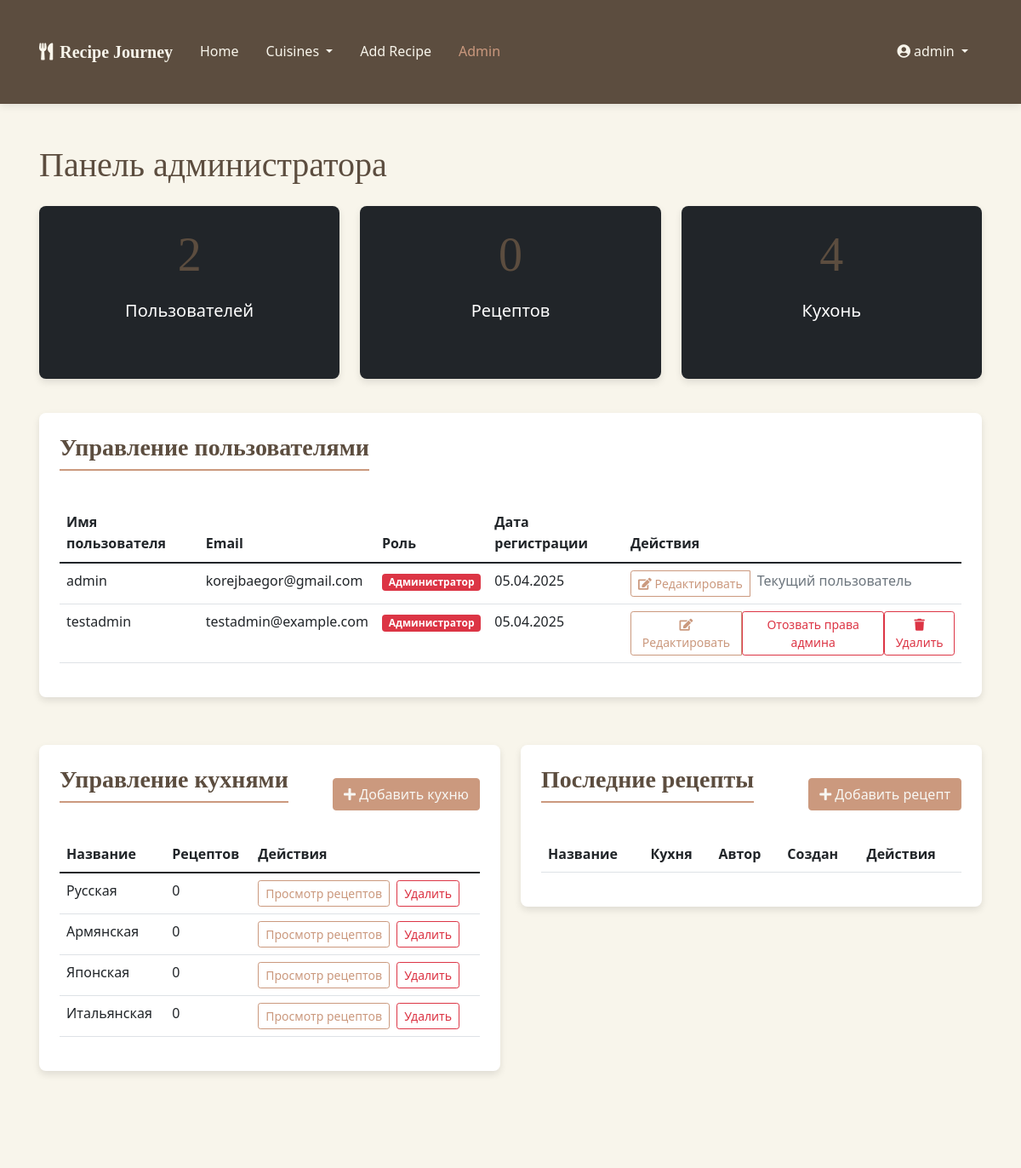
Page /admin (signed in, upper part) on the earlier database version.
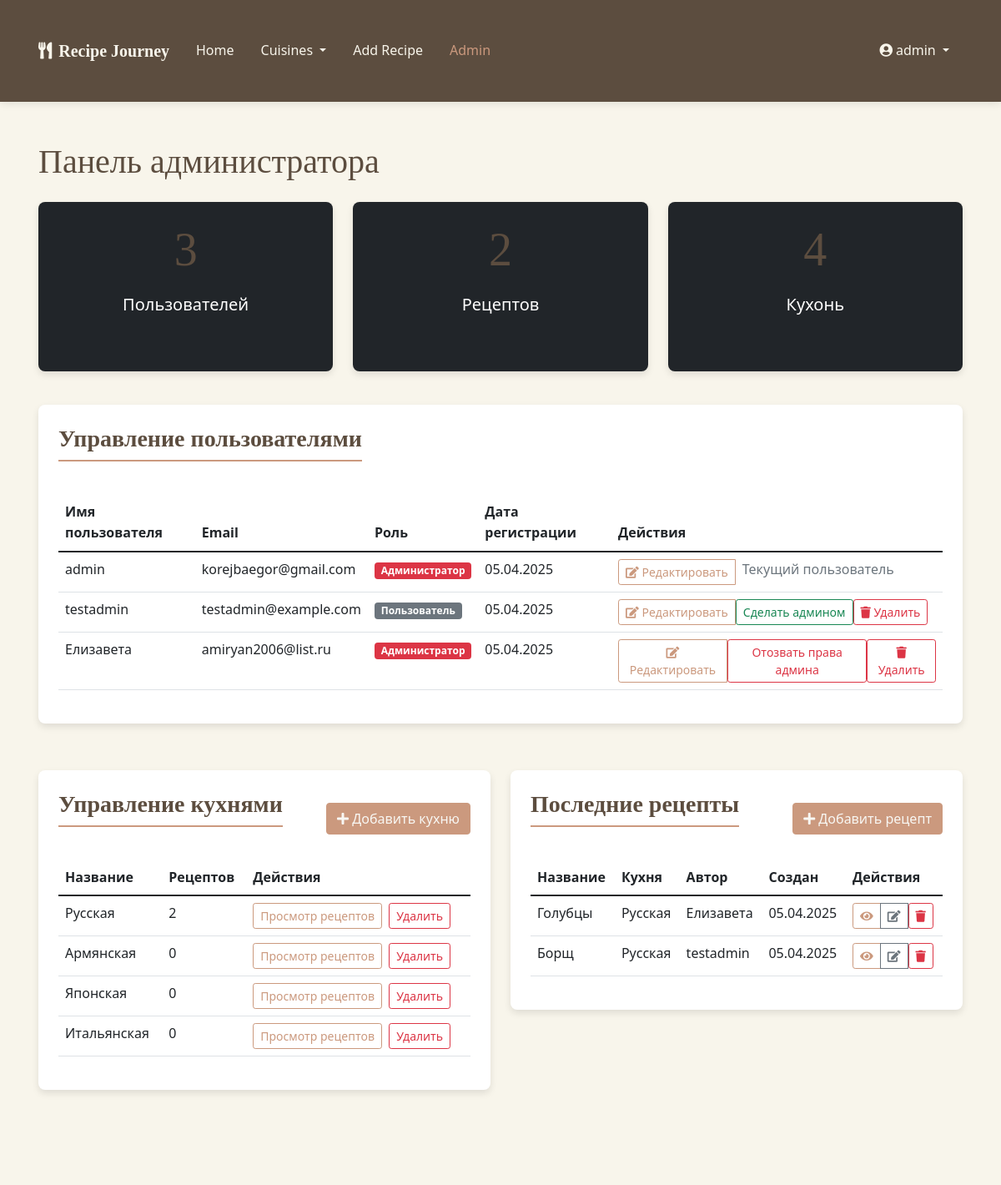
Same page on the later database version.
### models.py (models this page shows, shortened)
class User(UserMixin, db.Model):
    id = db.Column(db.Integer, primary_key=True)
    username = db.Column(db.String(64), unique=True, nullable=False)
    email = db.Column(db.String(120), unique=True, nullable=False)
    password_hash = db.Column(db.String(256), nullable=False)
    is_admin = db.Column(db.Boolean, default=False)
    date_joined = db.Column(db.DateTime, default=datetime.utcnow)
    avatar = db.Column(db.String(256), default='default_avatar.png')  # URL или путь к аватарке пользователя
    bio = db.Column(db.Text, nullable=True)  # Биография пользователя
    recipes = db.relationship('Recipe', backref='author', lazy='dynamic', cascade='all, delete-orphan')
    favorites = db.relationship('Favorite', backref='user', lazy='dynamic', cascade='all, delete-orphan')

class Cuisine(db.Model):
    id = db.Column(db.Integer, primary_key=True)
    name = db.Column(db.String(64), unique=True, nullable=False)
    description = db.Column(db.Text)
    recipes = db.relationship('Recipe', backref='cuisine', lazy='dynamic')

class Recipe(db.Model):
    id = db.Column(db.Integer, primary_key=True)
    title = db.Column(db.String(128), nullable=False)
    description = db.Column(db.Text)
    ingredients = db.Column(db.Text, nullable=False)
    instructions = db.Column(db.Text, nullable=False)
    prep_time = db.Column(db.Integer)  # in minutes
    cook_time = db.Column(db.Integer)  # in minutes
    servings = db.Column(db.Integer)
    difficulty = db.Column(db.String(20))  # Easy, Medium, Hard
    created_at = db.Column(db.DateTime, default=datetime.utcnow)
    updated_at = db.Column(db.DateTime, default=datetime.utcnow, onupdate=datetime.utcnow)
    user_id = db.Column(db.Integer, db.ForeignKey('user.id'))
    cuisine_id = db.Column(db.Integer, db.ForeignKey('cuisine.id'))
    favorites = db.relationship('Favorite', backref='recipe', lazy='dynamic')

### routes.py (the view)
@app.route('/admin')
@login_required
def admin_dashboard():
    if not current_user.is_admin:
        abort(403)  # Forbidden
    users = User.query.all()
    recipes = Recipe.query.order_by(Recipe.created_at.desc()).all()
    cuisines = Cuisine.query.all()
    return render_template('admin_dashboard.html', users=users, recipes=recipes, cuisines=cuisines)

### app.py (called while the page is built)
@login_manager.user_loader
def load_user(user_id):
    from models import User
    return User.query.get(int(user_id))

### templates/admin_dashboard.html (shortened to what the changed rows need)
{% extends 'base.html' %}
{% block content %}
<div class="container py-5">
    <h1 class="mb-4">Панель администратора</h1>
    <div class="row mb-4">
        <div class="col-md-4 mb-3">
            <div class="card text-white bg-dark h-100">
                <div class="card-body text-center">
                    <h2 class="display-4">{{ users|length }}</h2>
                    <p class="lead">Пользователей</p>
                </div>
            </div>
        </div>
        <div class="col-md-4 mb-3">
            <div class="card text-white bg-dark h-100">
                <div class="card-body text-center">
                    <h2 class="display-4">{{ recipes|length }}</h2>
                    <p class="lead">Рецептов</p>
                </div>
            </div>
        </div>
        <div class="col-md-4 mb-3">
            <div class="card text-white bg-dark h-100">
                <div class="card-body text-center">
                    <h2 class="display-4">{{ cuisines|length }}</h2>
                </div>
            </div>
        </div>
    </div>
    <div class="row">
        <div class="col-md-12 mb-4">
            <div class="admin-card">
                <div class="table-responsive">
                    <table class="table table-hover">
                        <thead>
                            <tr>
                                <th>Имя пользователя</th>
                                <th>Email</th>
                                <th>Роль</th>
                                <th>Дата регистрации</th>
                                <th>Действия</th>
                            </tr>
                        </thead>
                        <tbody>
                            {% for user in users %}
                                <tr>
                                    <td>{{ user.username }}</td>
                                    <td>{{ user.email }}</td>
                                    <td>
                                        {% if user.is_admin %}
                                            <span class="badge bg-danger">Администратор</span>
                                        {% else %}
                                            <span class="badge bg-secondary">Пользователь</span>
                                        {% endif %}
                                    </td>
                                    <td>{{ user.date_joined.strftime('%d.%m.%Y') }}</td>
                                    <td>
                                        <div class="btn-group">
                                            <a href="{{ url_for('admin_edit_user', user_id=user.id) }}" class="btn btn-sm btn-outline-primary">
                                                <i class="fas fa-edit"></i> Редактировать
                                            </a>
                                            {% if user.id != current_user.id %}
                                                <form action="{{ url_for('toggle_admin', user_id=user.id) }}" method="POST" class="d-inline">
                                                    <button type="submit" class="btn btn-sm {% if user.is_admin %}btn-outline-danger{% else %}btn-outline-success{% endif %}">
                                                        {% if user.is_admin %}
                                                            Отозвать права админа
                                                        {% else %}
                                                            Сделать админом
                                                        {% endif %}
                                                    </button>
                                                </form>
                                                <form action="{{ url_for('admin_delete_user', user_id=user.id) }}" method="POST" class="d-inline" onsubmit="return confirm('Вы уверены, что хотите удалить пользователя {{ user.username }}? Это действие нельзя отменить.')">
                                                    <button type="submit" class="btn btn-sm btn-outline-danger">
                                                        <i class="fas fa-trash"></i> Удалить
                                                    </button>
                                                </form>
                                            {% else %}
                                                <span class="text-muted ps-2">Текущий пользователь</span>
                                            {% endif %}
                                        </div>
                                    </td>
                                </tr>
                            {% endfor %}
                        </tbody>
                    </table>
                </div>
            </div>
        </div>
        <div class="col-md-6 mb-4">
            <div class="admin-card">
                <div class="table-responsive">
                    <table class="table table-hover">
                        <thead>
                            <tr>
                                <th>Название</th>
                                <th>Рецептов</th>
                                <th>Действия</th>
                            </tr>
                        </thead>
                        <tbody>
                            {% for cuisine in cuisines %}
                                <tr>
                                    <td>{{ cuisine.name }}</td>
                                    <td>{{ cuisine.recipes.count() }}</td>
                                    <td>
                                        <a href="{{ url_for('cuisine_recipes', cuisine_id=cuisine.id) }}" class="btn btn-sm btn-outline-primary">
                                            Просмотр рецептов
                                        </a>
                                        <form action="{{ url_for('delete_cuisine', cuisine_id=cuisine.id) }}" method="POST" class="d-inline" onsubmit="return confirm('Вы уверены, что хотите удалить кухню {{ cuisine.name }}?')">
                                            <button type="submit" class="btn btn-sm btn-outline-danger ms-1">
                                                Удалить
                                            </button>
                                        </form>
                                    </td>
                                </tr>
                            {% endfor %}
                        </tbody>
                    </table>
                </div>
            </div>
        </div>
        <div class="col-md-6 mb-4">
            <div class="admin-card">
                <div class="table-responsive">
                    <table class="table table-hover">
                        <thead>
                            <tr>
                                <th>Название</th>
                                <th>Кухня</th>
                                <th>Автор</th>
                                <th>Создан</th>
                                <th>Действия</th>
                            </tr>
                        </thead>
                        <tbody>
                            {% for recipe in recipes[:10] %}
                                <tr>
                                    <td>{{ recipe.title }}</td>
                                    <td>{{ recipe.cuisine.name }}</td>
                                    <td>{{ recipe.author.username }}</td>
                                    <td>{{ recipe.created_at.strftime('%d.%m.%Y') }}</td>
                                    <td>
                                        <div class="btn-group">
                                            <a href="{{ url_for('recipe_detail', recipe_id=recipe.id) }}" class="btn btn-sm btn-outline-primary">
                                                <i class="fas fa-eye"></i>
                                            </a>
                                            <a href="{{ url_for('edit_recipe', recipe_id=recipe.id) }}" class="btn btn-sm btn-outline-secondary">
                                                <i class="fas fa-edit"></i>
                                            </a>
                                            <form action="{{ url_for('delete_recipe', recipe_id=recipe.id) }}" method="POST" class="d-inline" onsubmit="return confirm('Вы уверены, что хотите удалить рецепт {{ recipe.title }}?')">
                                                <button type="submit" class="btn btn-sm btn-outline-danger">
                                                    <i class="fas fa-trash"></i>
                                                </button>
                                            </form>
                                        </div>
                                    </td>
                                </tr>
                            {% endfor %}
                        </tbody>
                    </table>
                </div>
            </div>
        </div>
    </div>
</div>
{% endblock %}

### templates/base.html (shortened to what this page needs)
<!DOCTYPE html>
<html lang="en">
<head>
    <link href="https://cdn.jsdelivr.net/npm/bootstrap@5.1.3/dist/css/bootstrap.min.css" rel="stylesheet">
    <link rel="stylesheet" href="https://cdnjs.cloudflare.com/ajax/libs/font-awesome/5.15.4/css/all.min.css">
    <link rel="stylesheet" href="{{ url_for('static', filename='css/main.css') }}">
</head>
<body>
    <nav class="navbar navbar-expand-lg navbar-dark">
        <div class="container">
            <a class="navbar-brand" href="{{ url_for('index') }}">
                <i class="fas fa-utensils me-2"></i>Recipe Journey
            </a>
            <div class="collapse navbar-collapse" id="navbarNav">
                <ul class="navbar-nav me-auto">
                    <li class="nav-item">
                        <a class="nav-link {% if request.path == url_for('index') %}active{% endif %}" href="{{ url_for('index') }}">Home</a>
                    </li>
                    <li class="nav-item dropdown">
                        <a class="nav-link dropdown-toggle" href="#" id="navbarDropdownMenuLink" role="button" data-bs-toggle="dropdown" aria-expanded="false">
                            Cuisines
                        </a>
                    </li>
                    {% if current_user.is_authenticated %}
                        <li class="nav-item">
                            <a class="nav-link {% if request.path == url_for('add_recipe') %}active{% endif %}" href="{{ url_for('add_recipe') }}">Add Recipe</a>
                        </li>
                        {% if current_user.is_admin %}
                            <li class="nav-item">
                                <a class="nav-link {% if request.path == url_for('admin_dashboard') %}active{% endif %}" href="{{ url_for('admin_dashboard') }}">Admin</a>
                            </li>
                        {% endif %}
                    {% endif %}
                </ul>
                <ul class="navbar-nav">
                    {% if current_user.is_authenticated %}
                        <li class="nav-item dropdown">
                            <a class="nav-link dropdown-toggle" href="#" id="userDropdown" role="button" data-bs-toggle="dropdown" aria-expanded="false">
                                <i class="fas fa-user-circle me-1"></i>{{ current_user.username }}
                            </a>
                        </li>
                    {% endif %}
                </ul>
            </div>
        </div>
    </nav>
    <main>
        {% block content %}{% endblock %}
    </main>
</body>
</html>

Differences in the rows shown:
changed User "testadmin": is_admin "Администратор Отозвать права админа" → "Пользователь Сделать админом"
added User: username "Елизавета", email "amiryan2006@list.ru", is_admin "Администратор", date_joined "05.04.2025"
computed for Cuisine "Русская": recipes.count "0" → "2"
added Recipe: title "Голубцы", cuisine.name "Русская", author.username "Елизавета", created_at "05.04.2025"
added Recipe: title "Борщ", cuisine.name "Русская", author.username "testadmin", created_at "05.04.2025"
Other differences:
{{ users|length }}: "2" → "3"
{{ recipes|length }}: "0" → "2"
